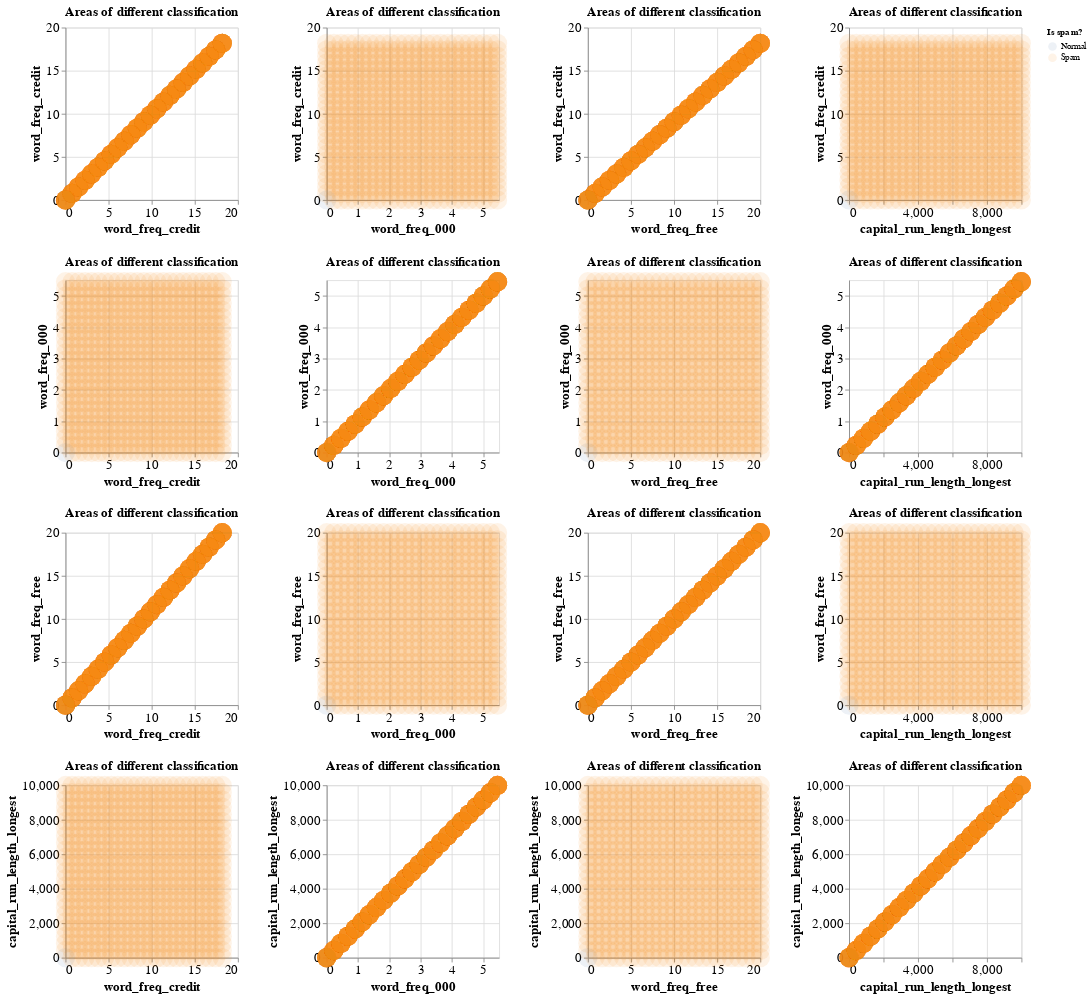

This figure's notebook cell:
### Code cell
# this is the predictions on the fake data. By blowing up the size of the circles to 500, we can effectively "shade the background" where the 
# model would have predicted spam or not spam.
knn_predictions = (
    alt.Chart(bkg_grid, title = "Areas of different classification")
    .mark_circle(size = 500, opacity = 0.1)
    .encode(
        x = alt.X(alt.repeat("column"), type = "quantitative"), 
        y = alt.Y(alt.repeat("row"), type = "quantitative"),
        color = alt.Color("predicted", title = "Is spam?")
    )
    .properties(width=200, height=200)
    .repeat(row = ["word_freq_credit", "word_freq_000","word_freq_free","capital_run_length_longest"],
                       column = ["word_freq_credit", "word_freq_000","word_freq_free","capital_run_length_longest"])
    .configure_axis(labelFontSize = 15, titleFontSize = 15)
    .configure_title(fontSize = 15)
)

knn_predictions

# again because the data is so clustered in the cornner, we can't see much of what is going on. Since we are generating the data for 
# the "barrier" plot, we can do it for a set of zoomed in values (again less than 2)

### Figure 1 — Vega-Lite specification as saved in the notebook (floating-point values rounded to 4 significant figures; data arrays with more than 128 entries replaced by an {"elided": "..."} marker saying what was removed)
{"config": {"view": {"continuousWidth": 400, "continuousHeight": 300}, "axis": {"labelFontSize": 15, "titleFontSize": 15}, "title": {"fontSize": 15}}, "repeat": {"column": ["word_freq_credit", "word_freq_000", "word_freq_free", "capital_run_length_longest"], "row": ["word_freq_credit", "word_freq_000", "word_freq_free", "capital_run_length_longest"]}, "spec": {"data": {"name": "data-2e1aee79c92c650eb49be3b9c9c04533"}, "mark": {"type": "circle", "opacity": 0.1, "size": 500}, "encoding": {"color": {"field": "predicted", "title": "Is spam?", "type": "nominal"}, "x": {"field": {"repeat": "column"}, "type": "quantitative"}, "y": {"field": {"repeat": "row"}, "type": "quantitative"}}, "height": 200, "title": "Areas of different classification", "width": 200}, "$schema": "https://vega.github.io/schema/vega-lite/v4.17.0.json", "datasets": {"data-2e1aee79c92c650eb49be3b9c9c04533": {"elided": "625 records"}}}
